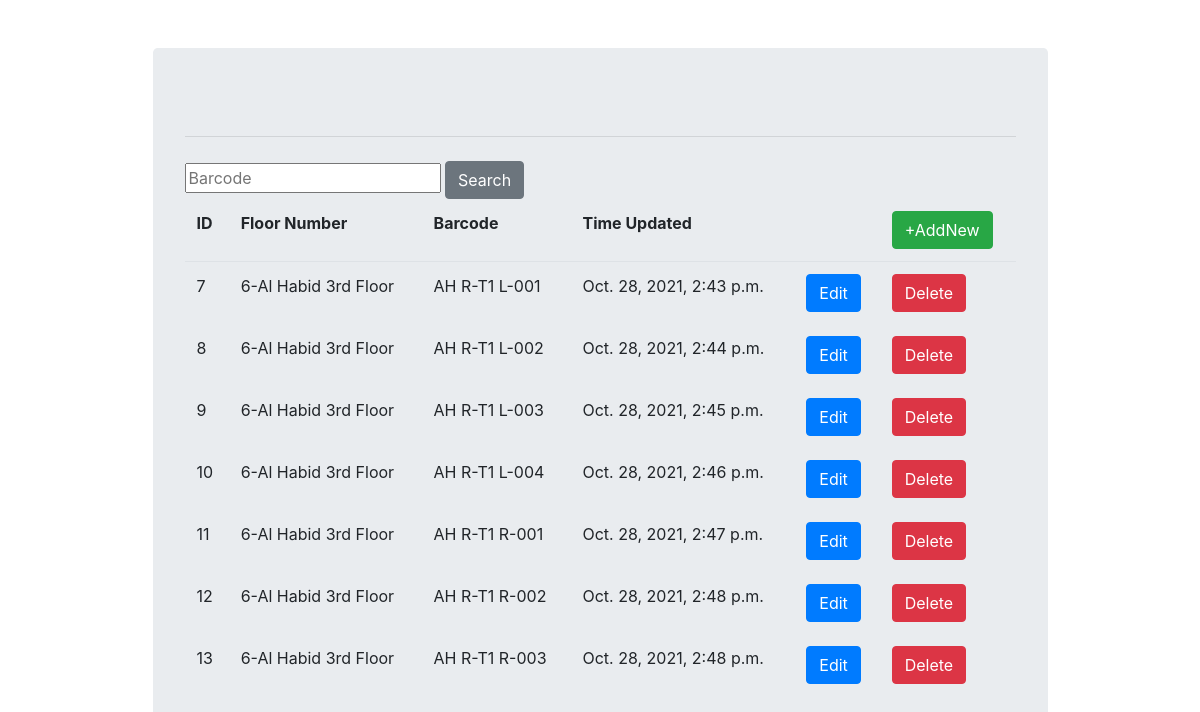
/barcode-list2/, run on the app's committed database.
### api/models.py (models this page shows)
class Barcodes(models.Model):
    flor_num = models.ForeignKey(florNumber, max_length=100,
                                blank=True, null=True, on_delete=models.CASCADE)
    barcode = models.CharField(max_length=100)
    update = models.DateTimeField(auto_now=True)
    class Meta:
        ordering = ['flor_num']
        db_table = 'barcodes'

class florNumber(models.Model):
    flor_number = models.CharField(max_length=100)
    def __str__(self):
        return f'{self.id}-{self.flor_number}'
    class Meta:
        db_table = 'florNumber'

### api/views.py (the view)
# urls.py: path('barcode-list2/', views.barcodeList, name="barcode-list2"),
def barcodeList(request):
    if request.method=="POST":
        search_param = request.POST.get('flornum')
        searchResult = Barcodes.objects.raw('SELECT id, flor_num_id, barcode \
                                            from Barcodes where \
                                            barcode like "%'+ search_param +'%"')
        return render (request,"barcodelist.html", {"blist": searchResult})
    else:
        searchResult = Barcodes.objects.all()
        return render(request, "barcodelist.html", {"blist": searchResult})

### api/templates/barcodelist.html (shortened to what this page needs)
{% extends "base.html"%}
{% block content %}
<form class="form" action="{% url 'barcode-list2' %}" method ="POST">
    <input type="text"
    name='flornum'
    placeholder="Barcode"
    />
    <button type="submit" class="btn btn-secondary">Search</button>
    <table class="table table-borderless">
        <thead class="border-bottom font-weight-bold">
            <tr>
                <td>ID</td>
                <td>Floor Number</td>
                <td>Barcode</td>
                <td>Time Updated</td>
                <td>
                </td>
                <td>
                    <a href="{% url 'building-dropdown' %}"<button type="button" class="btn btn-success"> +AddNew</button></a>
                </td>
            </tr>
        </thead>
        <tbody>
            {% for list in blist%}
                <tr>
                    <td>{{list.id}}</td>
                    <td>{{list.flor_num}}</td>
                    <td>{{list.barcode}}</td>
                    <td>{{list.update}}</td>
                    <td>
                        <a href=""
                        <button type="button" class="btn btn-primary">
                         Edit</button></a>
                    </td>
                    <td>
                        <a href="{% url 'barcode-delete' list.id%}"method="POST">
                            <button type="button" class="btn btn-danger"> Delete</button>
                        </a>
                    </td>
                </tr>
            {% empty %}
                <p>
                    No Record found click add new Button
                </p>
            {% endfor %}
        </tbody>
    </table>
</form>
{% endblock content %}

### data on the page
Barcodes: id "7", flor_num "6-Al Habid 3rd Floor", barcode "AH R-T1 L-001", update "Oct. 28, 2021, 2:43 p.m."
Barcodes: id "8", flor_num "6-Al Habid 3rd Floor", barcode "AH R-T1 L-002", update "Oct. 28, 2021, 2:44 p.m."
Barcodes: id "9", flor_num "6-Al Habid 3rd Floor", barcode "AH R-T1 L-003", update "Oct. 28, 2021, 2:45 p.m."
Barcodes: id "10", flor_num "6-Al Habid 3rd Floor", barcode "AH R-T1 L-004", update "Oct. 28, 2021, 2:46 p.m."
Barcodes: id "11", flor_num "6-Al Habid 3rd Floor", barcode "AH R-T1 R-001", update "Oct. 28, 2021, 2:47 p.m."
Barcodes: id "12", flor_num "6-Al Habid 3rd Floor", barcode "AH R-T1 R-002", update "Oct. 28, 2021, 2:48 p.m."
Barcodes: id "13", flor_num "6-Al Habid 3rd Floor", barcode "AH R-T1 R-003", update "Oct. 28, 2021, 2:48 p.m."
